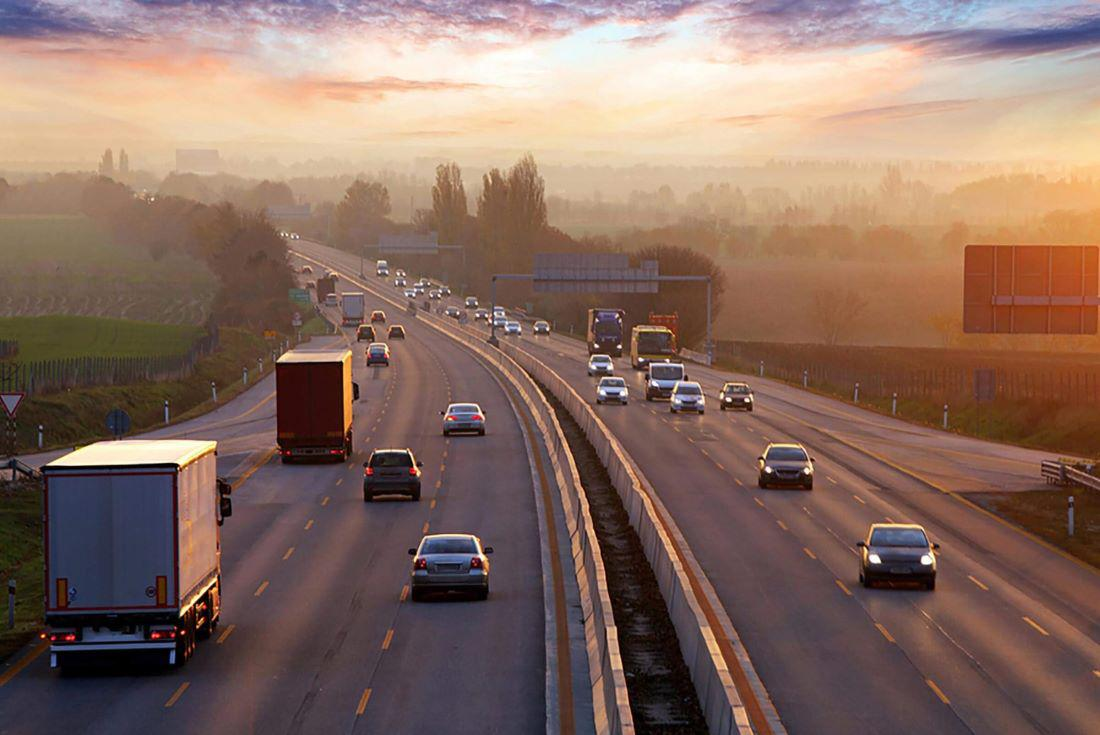
#> input picture Examples/image.jpg, 1100 x 735 px, found by its file name
$ python CV2ImageManipulation.py
#> lines starting #> are read from the running program, lines starting #| are printed output that depends on the picture
# Importing the OpenCV library
import cv2
# Reading the image using imread() function
image = cv2.imread('/Users/arthurmcgill/dev/lvs-camera-security/Examples/image.jpg')
#> image is the input picture: shape (735, 1100, 3); mean B, G, R 98.3, 109.4, 136.2
print(len(image))
#| 735

print(image)
#> (printed output is left out)


# Extracting the height and width of an image
h, w = image.shape[:2]
#> h = 735; w = 1100
# Displaying the height and width
print("Height = {}, Width = {}".format(h, w))
#| Height = 735, Width = 1100

# Extracting RGB values.
# Here we have randomly chosen a pixel
# by passing in 100, 100 for height and width.
(B, G, R) = image[100, 100]
#> B = 157; G = 200; R = 239

# Displaying the pixel values
print("R = {}, G = {}, B = {}".format(R, G, B))
#| R = 239, G = 200, B = 157

# We can also pass the channel to extract
# the value for a specific channel
B = image[100, 100, 0]
print("B = {}".format(B))
#| B = 157

# We will calculate the region of interest
# by slicing the pixels of the image
roi = image[0 : 200, 200 : 700]
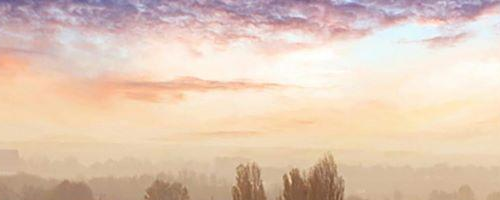
#> roi: shape (200, 500, 3); mean B, G, R 183.1, 201.7, 225.9
cv2.imshow("ROI", roi)
cv2.waitKey(4000)
